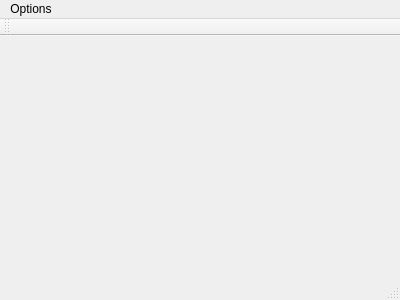
<?xml version="1.0" encoding="UTF-8"?>
<ui version="4.0">
 <class>MainWindow</class>
 <widget class="QMainWindow" name="MainWindow">
  <property name="geometry">
   <rect>
    <x>0</x>
    <y>0</y>
    <width>400</width>
    <height>300</height>
   </rect>
  </property>
  <property name="windowTitle">
   <string>MainWindow</string>
  </property>
  <widget class="QWidget" name="centralWidget"/>
  <widget class="QMenuBar" name="menuBar">
   <property name="geometry">
    <rect>
     <x>0</x>
     <y>0</y>
     <width>400</width>
     <height>19</height>
    </rect>
   </property>
   <widget class="QMenu" name="menuTEST">
    <property name="title">
     <string>Options</string>
    </property>
    <widget class="QMenu" name="menuSetPicture">
     <property name="title">
      <string>SetPicture</string>
     </property>
     <addaction name="separator"/>
     <addaction name="separator"/>
     <addaction name="actionCross_vs_Zero"/>
     <addaction name="actionApple_vs_Orange"/>
    </widget>
    <addaction name="actionPlay_again"/>
    <addaction name="actionPlay_with_bot"/>
    <addaction name="actionSave"/>
    <addaction name="actionLoad"/>
    <addaction name="actionQuit"/>
    <addaction name="menuSetPicture"/>
   </widget>
   <addaction name="menuTEST"/>
  </widget>
  <widget class="QToolBar" name="mainToolBar">
   <attribute name="toolBarArea">
    <enum>TopToolBarArea</enum>
   </attribute>
   <attribute name="toolBarBreak">
    <bool>false</bool>
   </attribute>
  </widget>
  <widget class="QStatusBar" name="statusBar"/>
  <action name="actionPlay_again">
   <property name="text">
    <string>Player vs Player</string>
   </property>
  </action>
  <action name="actionSave">
   <property name="text">
    <string>Save</string>
   </property>
  </action>
  <action name="actionLoad">
   <property name="text">
    <string>Load</string>
   </property>
  </action>
  <action name="actionQuit">
   <property name="text">
    <string>Quit</string>
   </property>
  </action>
  <action name="actionPlay_with_bot">
   <property name="text">
    <string>Player vs Bot</string>
   </property>
  </action>
  <action name="actionPlay_without_bot_default">
   <property name="text">
    <string>Play without bot (default)</string>
   </property>
  </action>
  <action name="actionCross_vs_Zero">
   <property name="text">
    <string>Cross vs Zero</string>
   </property>
  </action>
  <action name="actionApple_vs_Orange">
   <property name="text">
    <string>Apple vs Orange</string>
   </property>
  </action>
  <action name="actionasd">
   <property name="text">
    <string>fdsadf</string>
   </property>
  </action>
 </widget>
 <layoutdefault spacing="6" margin="11"/>
 <resources/>
 <connections/>
</ui>
